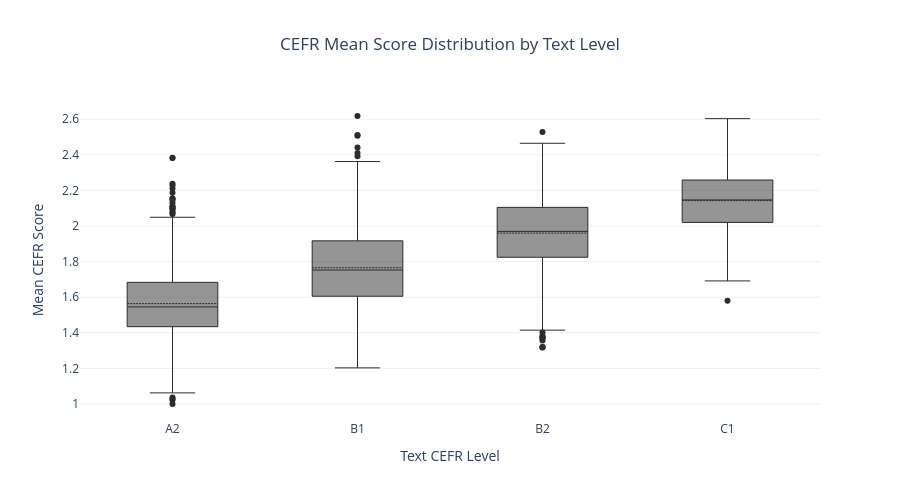

This figure's notebook cell:
### Code cell
fig2 = go.Figure()

for label in text_labels:
    label_data = combined_df[combined_df[LABEL_FIELD] == label]
    fig2.add_trace(
        go.Box(
            y=label_data['cefr_mean_score'],
            name=label,
            marker_color='#2C2C2C',
            line=dict(width=1),
            boxmean=True
        )
    )

fig2.update_layout(
    template='plotly_white',
    title='CEFR Mean Score Distribution by Text Level',
    title_x=0.5,
    xaxis_title='Text CEFR Level',
    yaxis_title='Mean CEFR Score',
    height=500,
    showlegend=False
)

fig2.show()

### Figure 1 — Plotly figure (JSON) as saved in the notebook; plotly's stock layout.template omitted (floating-point values rounded to 4 significant figures; data arrays with more than 128 entries replaced by an {"elided": "..."} marker saying what was removed)
{"data": [{"boxmean": true, "line": {"width": 1}, "marker": {"color": "#2C2C2C"}, "name": "A2", "type": "box", "y": {"elided": "1048 float values"}}, {"boxmean": true, "line": {"width": 1}, "marker": {"color": "#2C2C2C"}, "name": "B1", "type": "box", "y": {"elided": "2032 float values"}}, {"boxmean": true, "line": {"width": 1}, "marker": {"color": "#2C2C2C"}, "name": "B2", "type": "box", "y": {"elided": "1448 float values"}}, {"boxmean": true, "line": {"width": 1}, "marker": {"color": "#2C2C2C"}, "name": "C1", "type": "box", "y": {"elided": "472 float values"}}], "layout": {"height": 500, "showlegend": false, "title": {"text": "CEFR Mean Score Distribution by Text Level", "x": 0.5}, "xaxis": {"title": {"text": "Text CEFR Level"}}, "yaxis": {"title": {"text": "Mean CEFR Score"}}}}
